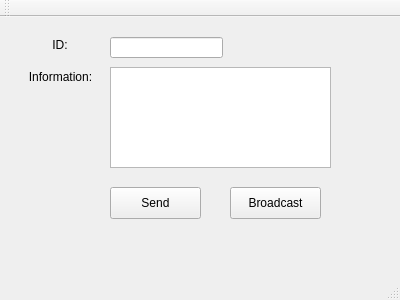
<?xml version="1.0" encoding="UTF-8"?>
<ui version="4.0">
 <class>MainWindow</class>
 <widget class="QMainWindow" name="MainWindow">
  <property name="geometry">
   <rect>
    <x>0</x>
    <y>0</y>
    <width>400</width>
    <height>300</height>
   </rect>
  </property>
  <property name="windowTitle">
   <string>MainWindow</string>
  </property>
  <widget class="QWidget" name="centralWidget">
   <widget class="QPushButton" name="sendBtn">
    <property name="geometry">
     <rect>
      <x>110</x>
      <y>170</y>
      <width>91</width>
      <height>32</height>
     </rect>
    </property>
    <property name="text">
     <string>Send</string>
    </property>
   </widget>
   <widget class="QLabel" name="label">
    <property name="geometry">
     <rect>
      <x>20</x>
      <y>50</y>
      <width>81</width>
      <height>20</height>
     </rect>
    </property>
    <property name="text">
     <string>Information:</string>
    </property>
    <property name="alignment">
     <set>Qt::AlignCenter</set>
    </property>
   </widget>
   <widget class="QLabel" name="label_2">
    <property name="geometry">
     <rect>
      <x>30</x>
      <y>20</y>
      <width>60</width>
      <height>16</height>
     </rect>
    </property>
    <property name="text">
     <string>ID:</string>
    </property>
    <property name="alignment">
     <set>Qt::AlignCenter</set>
    </property>
   </widget>
   <widget class="QLineEdit" name="idLe">
    <property name="geometry">
     <rect>
      <x>110</x>
      <y>20</y>
      <width>113</width>
      <height>21</height>
     </rect>
    </property>
   </widget>
   <widget class="QTextEdit" name="infoTe">
    <property name="geometry">
     <rect>
      <x>110</x>
      <y>50</y>
      <width>221</width>
      <height>101</height>
     </rect>
    </property>
   </widget>
   <widget class="QPushButton" name="broadcastBtn">
    <property name="geometry">
     <rect>
      <x>230</x>
      <y>170</y>
      <width>91</width>
      <height>32</height>
     </rect>
    </property>
    <property name="text">
     <string>Broadcast</string>
    </property>
   </widget>
  </widget>
  <widget class="QMenuBar" name="menuBar">
   <property name="geometry">
    <rect>
     <x>0</x>
     <y>0</y>
     <width>400</width>
     <height>22</height>
    </rect>
   </property>
  </widget>
  <widget class="QToolBar" name="mainToolBar">
   <attribute name="toolBarArea">
    <enum>TopToolBarArea</enum>
   </attribute>
   <attribute name="toolBarBreak">
    <bool>false</bool>
   </attribute>
  </widget>
  <widget class="QStatusBar" name="statusBar"/>
 </widget>
 <layoutdefault spacing="6" margin="11"/>
 <resources/>
 <connections/>
</ui>
